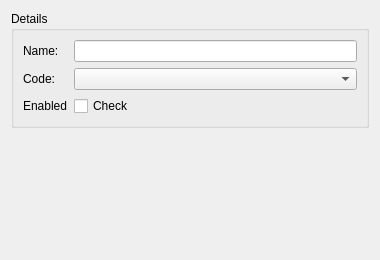
<?xml version="1.0" encoding="UTF-8"?>
<ui version="4.0"><class>Dialog</class>
 <widget class="QDialog" name="Dialog">
  <property name="geometry"><rect><x>0</x><y>0</y><width>380</width><height>260</height></rect></property>
  <property name="windowTitle"><string>Form group</string></property>
  <layout class="QVBoxLayout" name="verticalLayout">
   <item><widget class="QGroupBox" name="groupBox">
    <property name="title"><string>Details</string></property>
    <layout class="QFormLayout" name="formLayout">
     <item row="0" column="0"><widget class="QLabel" name="label_1"><property name="text"><string>Name:</string></property></widget></item>
     <item row="0" column="1"><widget class="QLineEdit" name="lineEdit_1"/></item>
     <item row="1" column="0"><widget class="QLabel" name="label_2"><property name="text"><string>Code:</string></property></widget></item>
     <item row="1" column="1"><widget class="QComboBox" name="comboBox_1"/></item>
     <item row="2" column="0"><widget class="QLabel" name="label_3"><property name="text"><string>Enabled</string></property></widget></item>
     <item row="2" column="1"><widget class="QCheckBox" name="checkBox_1"><property name="text"><string>Check</string></property></widget></item>
    </layout>
   </widget></item>
   <item><spacer name="verticalSpacer"><property name="orientation"><enum>Qt::Orientation::Vertical</enum></property><property name="sizeHint" stdset="0"><size><width>20</width><height>40</height></size></property></spacer></item>
  </layout>
 </widget>
</ui>
